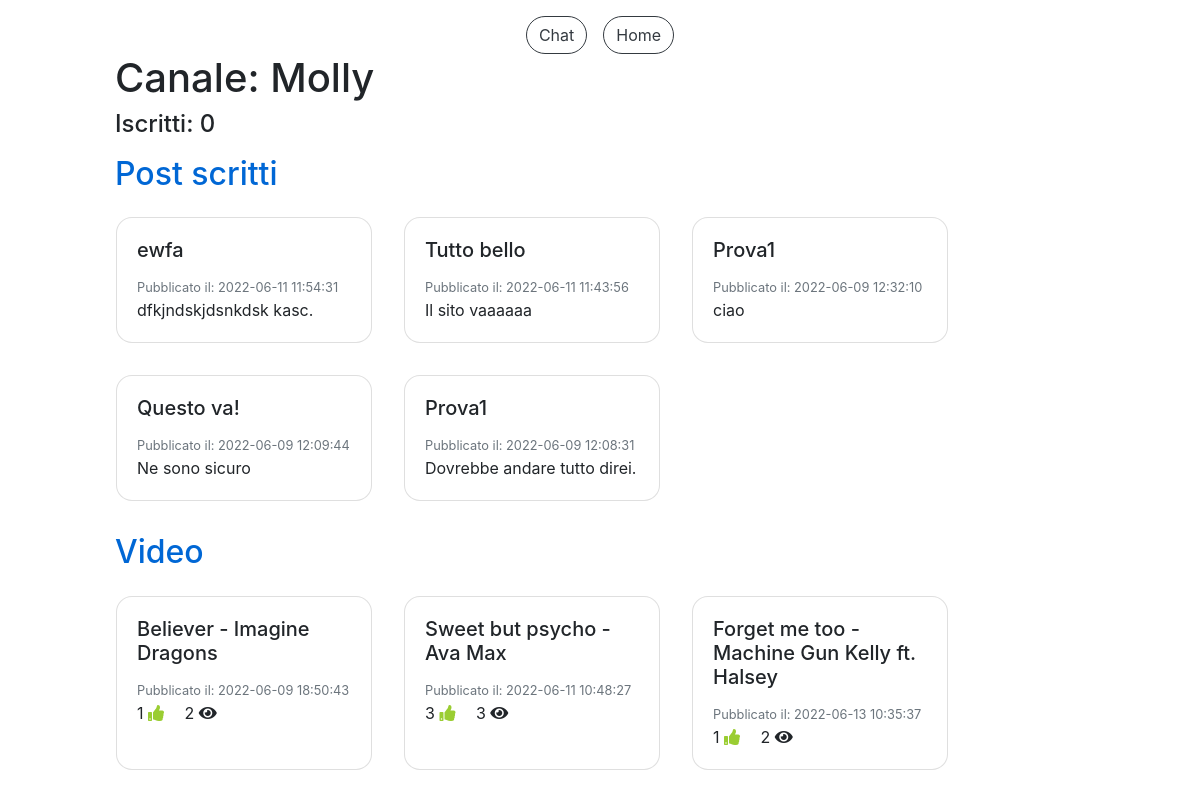
Page /canale.php?canale=Molly (signed in) on the earlier database version.
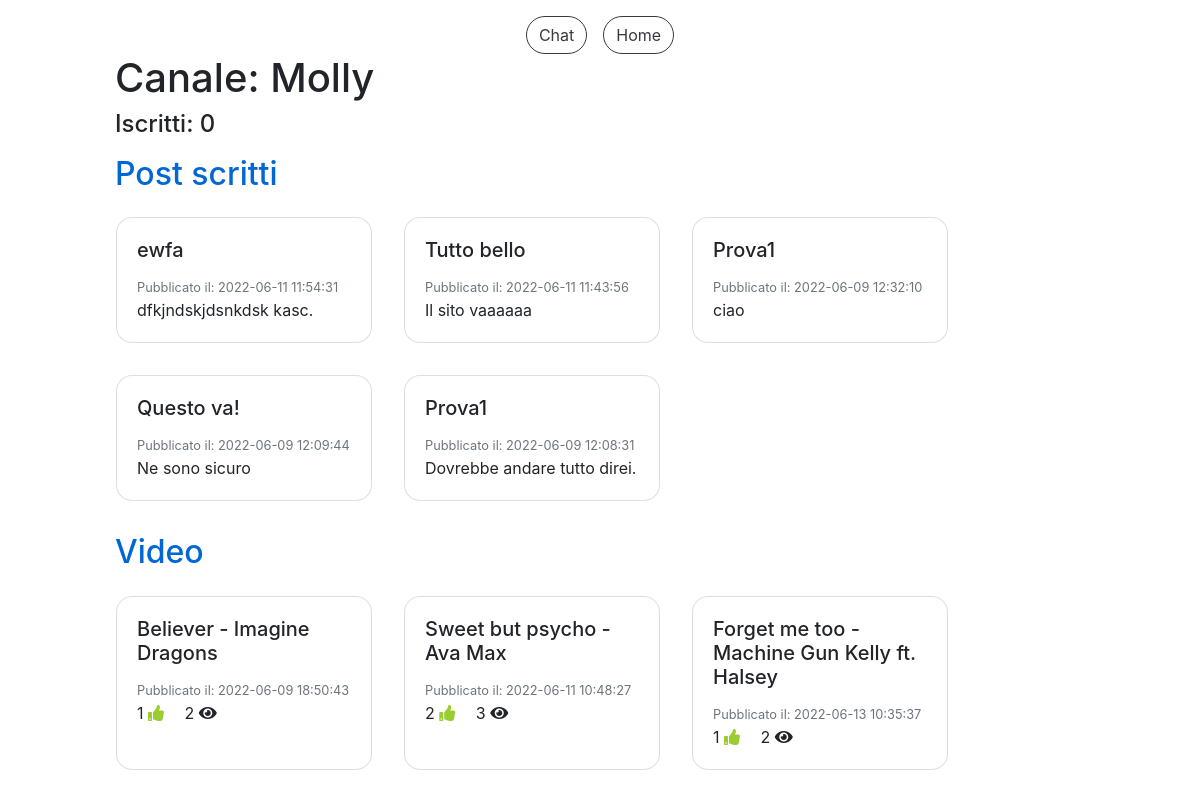
Same page on the later database version.
### tables this page shows
CREATE TABLE `video` (
  `IdVideo` int(11) NOT NULL,
  `Titolo` varchar(100) NOT NULL,
  `SorgenteVideo` varchar(300) NOT NULL,
  `DataPubblicazione` datetime NOT NULL DEFAULT CURRENT_TIMESTAMP,
  `NumeroLike` int(11) NOT NULL DEFAULT '0',
  `NumeroVisualizzazioni` int(11) NOT NULL DEFAULT '0',
  `IdAccount` int(11) NOT NULL
);

### check_canale.php (called while the page is built, shortened)
<?php
  include("db.php");
  $sql="SELECT * FROM Accounts WHERE IdAccount=?";
  $query=$db->prepare($sql);
  $dati=array($_SESSION["loginID"]);
  $query->execute($dati);
  $ris=$query->fetchAll();
?>

### canale.php (the view, shortened to what this page needs)
<!DOCTYPE html>
<html>
<head>
  <link rel="stylesheet" href="css/style.css">
  <link rel="stylesheet" href="css/custom_style.css">
</head>
<body>
  <?php
    include("db.php");
    include("check_canale.php");
  ?>
  <div class="container-fluid pt-3">
    <div class="row justify-content-center">
      <?php
        echo '<button type="button" class="btn btn-outline-dark mr-3" onclick="location.href=\'chat.php?username='. $_GET["canale"] .'\'">Chat</button>';
      ?>
      <button type="button" class="btn btn-outline-dark" onclick="location.href='home.php'">Home</button>
    </div>
    <div class="row justify-content-center">
      <div class="col-10">
        <h1>Canale: <?php echo $_GET["canale"]; ?></h1>
        <h4>Iscritti:
        <?php
          $sql="SELECT * FROM Accounts WHERE Username=?";
          $query=$db->prepare($sql);
          $dati=array($_GET["canale"]);
          $query->execute($dati);
          $ris=$query->fetchAll();
          foreach($ris as $row) {
            echo $row["NumeroIscritti"];
          }
        ?>
        </h4>
        <h2 class="titleText mt-3">Post scritti</h2>
        <div class="row">
          <?php
          $sql="SELECT * FROM Post_Scritti s, Accounts a WHERE a.IdAccount=s.IdAccount AND a.Username=? ORDER BY DataPubblicazione DESC";
          $query=$db->prepare($sql);
          $dati=array($_GET["canale"]);
          $query->execute($dati);
          $ris=$query->fetchAll();
          foreach($ris as $row) {
            echo '<div class="card m-3" style="width: 16rem;">
                    <div class="card-body">
                      <h5 class="card-title">'. $row["Titolo"] .'</h5>
                      <p class="card-text">
                        <small class="text-muted">Pubblicato il: '. $row["DataPubblicazione"] .'</small><br>
                        '. $row["TestoPost"] .'<br>
                      </p>
                    </div>
                  </div>';
          }
          ?>
        </div>
        <h2 class="titleText mt-3">Video</h2>
        <div id="postVideo" class="row">
          <?php
          $sql="SELECT * FROM Video v JOIN Accounts a ON v.IdAccount=a.IdAccount WHERE a.Username=?";
          $query=$db->prepare($sql);
          $dati=array($_GET["canale"]);
          $query->execute($dati);
          $ris=$query->fetchAll();
          foreach($ris as $row) {
            $sql="SELECT * FROM Video v, Visualizzazioni vis, Accounts a WHERE v.IdVideo=vis.IdVideo AND a.IdAccount=vis.IdAccount AND vis.IdAccount=? AND vis.IdVideo=?";
            $query=$db->prepare($sql);
            $dati=array($_SESSION["loginID"], $row["IdVideo"]);
            $query->execute($dati);
            $risVis=$query->fetchAll();
            $tempoVis=-1;
            foreach($risVis as $vis) {
              $tempoVis=$vis["TempoVisualizzazione"];
            }
            echo '<div class="card card-video m-3" style="width: 16rem;">
                    <div class="card-body card-video" onclick="location.href=\'video.php?id='. $row["IdVideo"] .'&titolo='. $row["Titolo"] .'&video='. $row["SorgenteVideo"] .'&time='. $tempoVis .'\'">
                      <h5 class="card-title card-video">'. $row["Titolo"] .'</h5>
                      <p class="card-text card-video">
                        <small class="text-muted">Pubblicato il: '. $row["DataPubblicazione"] .'</small><br>
                        '. $row["NumeroLike"] .' <i class="fa fa-thumbs-up mr-3"></i>
                        '. $row["NumeroVisualizzazioni"] .' <i class="fa fa-eye"></i>
                      </p>
                    </div>
                  </div>';
          }
          ?>
        </div>
      </div>
    </div>
  </div>
</body>
</html>

Differences in the rows shown:
changed video "Sweet but psycho - Ava Max": NumeroLike "3" → "2"
